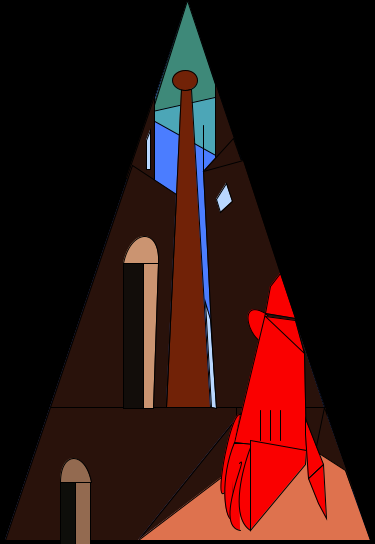
Frame 1 (no input)
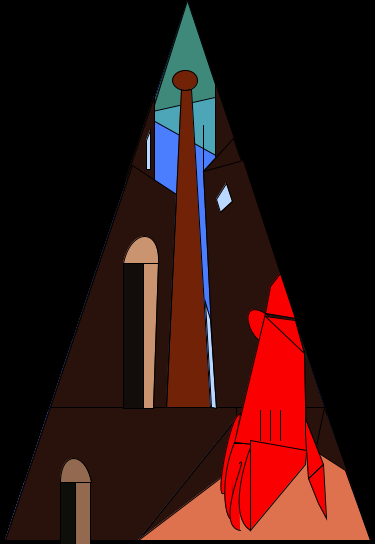
Frame 60 (the mouse pressed at the canvas centre just before this capture)
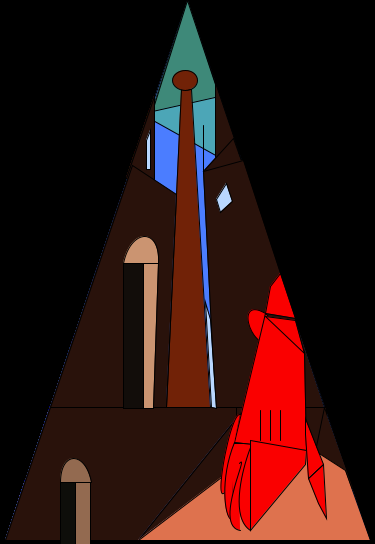
Frame 120 (the mouse held since frame 60 and released just before this capture)

The Processing sketch that drew these frames (run headless with seeded random() and noise(); from frame 60 on, the mouse is pressed at the canvas centre):

// Processing sketch: processing_75345
// ── processing_75345.pde

//Andrew's HW#2
void setup() {
  size(375, 544);
  background(0);
}
void draw(){
    println("x:" + mouseX + "y:" + mouseY);
    smooth();
  fill(75,125,255);
  triangle(187.5, 0, 5, 540, 370, 540);
  fill(76,166,183);
  triangle(187.5,0, 149,118, 244,171);
  fill(62,137,121);
  triangle(187.5,0, 152,111, 219,96);
  fill(113, 34, 7);
  quad(181, 89, 166, 407, 210, 407, 191, 89);
  ellipse(185, 80, 25, 20);
  fill(41, 18, 11);
  triangle(154, 96, 126, 178, 154, 187);
  quad(132, 165, 50, 407, 166, 407, 176, 194);
  quad(50, 407, 5, 540, 138, 540, 245, 407);
  rect(236,407,90,100);
  triangle(324,407,309,480, 353,488); 
  triangle(245, 407, 138, 540, 245, 460);
  triangle( 215, 82, 215, 159, 239, 153);
  triangle( 233, 138, 203, 171, 247, 177);
  quad(203,171, 215,407, 324,407, 243,160); 
  fill(222, 114, 78);
  quad(283, 430, 138, 540, 370, 540, 345, 470);
  fill(250,0,0);
  quad(280,273, 270,286, 265,313, 295,318);
  quad(323,464, 308,478, 318,503, 326,518);
rect(232,443, 20, 50);
  bezier(265,313, 240,298, 245,331, 260,341);
  quad(265,313, 234,442, 306,450, 304,351);
  bezier(240,414, 230,410, 213,505, 224, 492);
 bezier(234,442, 218,481, 225,522, 232,519); 
bezier(239,463, 250,450, 212,526, 240,530); 
bezier(250,450, 260,420, 220,511, 250,530);
  quad(250,440, 250,530, 305,464, 306,450);
quad(305,434, 308,478, 323,464, 305,418);

triangle(265,316, 304,353, 295,320);
line(203,125, 203, 173);
line(260,410, 260,440);
line(270, 410, 270,440);
line(280,410, 280,440);
fill(185,215,255);
quad(216,199, 220,212, 232,201, 226,183);
quad(146,140, 146,169, 150,169, 150,130);
quad(205,302, 211,407, 216,408, 210,319);
fill(203, 148, 113);
bezier(123,263, 130,228, 160,226, 158,263);
quad(142,263, 142,408, 153,408, 158,263);
fill(18,13,10);
rect(123,263, 20, 145); 
fill(147, 106, 80);
bezier(60,482, 60,450, 85,450, 91,482);
rect(75,482, 15, 62);
fill(14,14,10);
rect(60,482, 15, 62); 
//ta da!! a wonky version of De Chirico's "Enigma of Fatality" a la Processing
//all code from processing.org and the Processing handbook
//made in San Francisco

}
